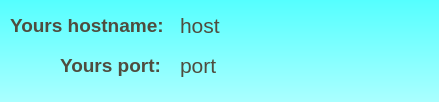
<?xml version="1.0" encoding="UTF-8"?>
<ui version="4.0">
 <class>MainWindow</class>
 <widget class="QMainWindow" name="MainWindow">
  <property name="geometry">
   <rect>
    <x>0</x>
    <y>0</y>
    <width>439</width>
    <height>102</height>
   </rect>
  </property>
  <property name="windowTitle">
   <string>expectation</string>
  </property>
  <property name="styleSheet">
   <string notr="true">background-color: qlineargradient(spread:pad, x1:0, y1:0, x2:0, y2:1, stop:0 rgba(85, 255, 255, 255), stop:1 rgba(170, 255, 255, 255))
</string>
  </property>
  <widget class="QWidget" name="centralwidget">
   <widget class="QLabel" name="label_2">
    <property name="geometry">
     <rect>
      <x>60</x>
      <y>50</y>
      <width>121</width>
      <height>31</height>
     </rect>
    </property>
    <property name="font">
     <font>
      <family>MS Sans Serif</family>
      <pointsize>14</pointsize>
      <weight>75</weight>
      <bold>true</bold>
     </font>
    </property>
    <property name="styleSheet">
     <string notr="true">background-color: rgb(0, 0, 0, 0);
color: rgb(79, 76, 62);</string>
    </property>
    <property name="text">
     <string>Yours port:</string>
    </property>
   </widget>
   <widget class="QLabel" name="s_host">
    <property name="geometry">
     <rect>
      <x>180</x>
      <y>10</y>
      <width>241</width>
      <height>31</height>
     </rect>
    </property>
    <property name="font">
     <font>
      <pointsize>16</pointsize>
     </font>
    </property>
    <property name="styleSheet">
     <string notr="true">background-color: rgb(0, 0, 0, 0);
color: rgb(79, 76, 62);
</string>
    </property>
    <property name="text">
     <string>host</string>
    </property>
   </widget>
   <widget class="QLabel" name="label">
    <property name="geometry">
     <rect>
      <x>10</x>
      <y>10</y>
      <width>171</width>
      <height>31</height>
     </rect>
    </property>
    <property name="font">
     <font>
      <family>MS Sans Serif</family>
      <pointsize>14</pointsize>
      <weight>75</weight>
      <bold>true</bold>
     </font>
    </property>
    <property name="styleSheet">
     <string notr="true">background-color: rgb(0, 0, 0, 0);
color: rgb(79, 76, 62);</string>
    </property>
    <property name="text">
     <string>Yours hostname:</string>
    </property>
   </widget>
   <widget class="QLabel" name="s_port">
    <property name="geometry">
     <rect>
      <x>180</x>
      <y>50</y>
      <width>231</width>
      <height>31</height>
     </rect>
    </property>
    <property name="font">
     <font>
      <pointsize>16</pointsize>
     </font>
    </property>
    <property name="styleSheet">
     <string notr="true">background-color: rgb(0, 0, 0, 0);
color: rgb(79, 76, 62);</string>
    </property>
    <property name="text">
     <string>port</string>
    </property>
   </widget>
  </widget>
 </widget>
 <resources/>
 <connections/>
</ui>
